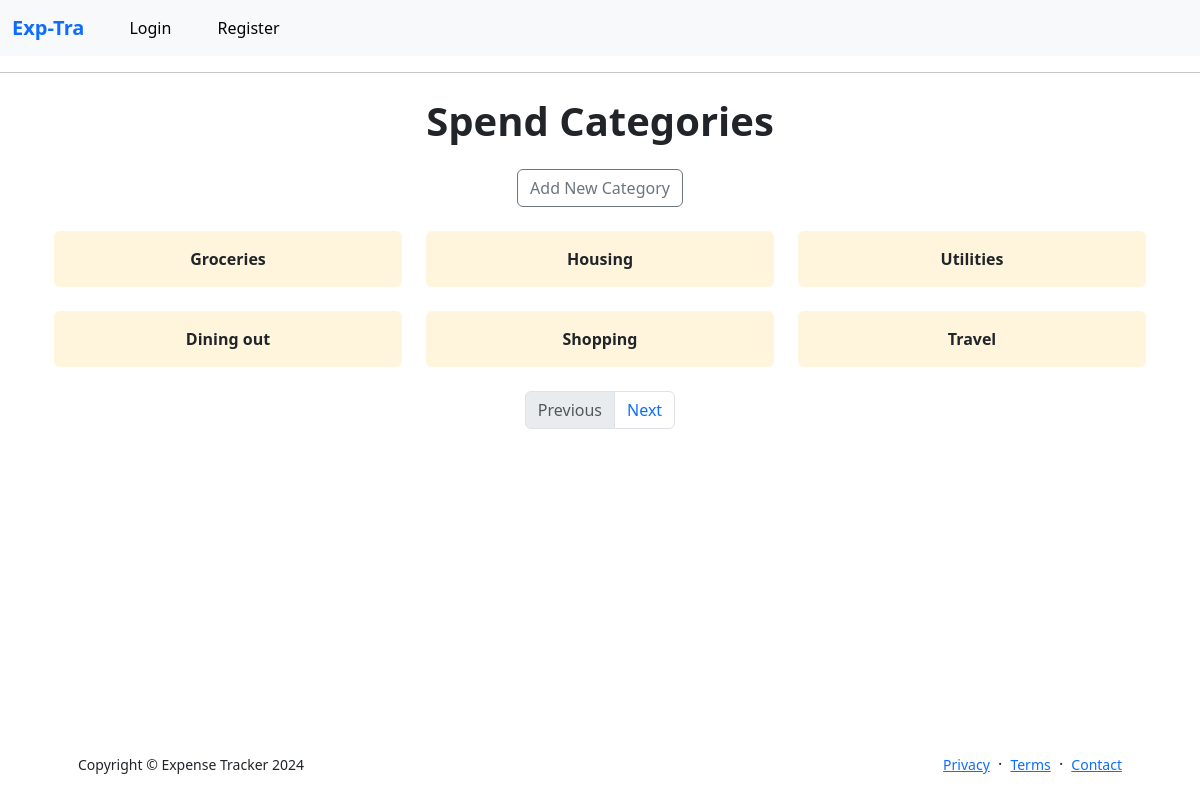
The page /categories on the database its author committed.
### app/models.py (models this page shows, shortened)
class Category(db.Model):
    id: so.Mapped[int] = so.mapped_column(primary_key=True)
    name: so.Mapped[str] = so.mapped_column(sa.String(140))
    expenses = db.relationship('Expense', backref='category', lazy=True)

### app/main/routes.py (the view, shortened to what this page needs)
@bp.route('/categories', methods=['GET', 'POST'])
def categories():
    page = request.args.get('page', 1, type=int)
    categories = Category.query.paginate(page=page, per_page=current_app.config['CATEGORY_PER_PAGE'], error_out=False)
    next_url = url_for('main.categories', page=categories.next_num) if categories.has_next else None
    prev_url = url_for('main.categories', page=categories.prev_num) if categories.has_prev else None
    form = AddCategoryForm()
    return render_template('categories.html', title='Spend Categories', form=form, categories=categories.items,
                           next_url=next_url, prev_url=prev_url)

### app/templates/categories.html (shortened to what this page needs)
{% extends "base.html" %}
{% block content %}
<div class="container">
    <h1 class="my-4 fw-bolder text-center">Spend Categories</h1>
    <div class="row justify-content-center">
        <div class="col-md-6">
            <button type="button" class="btn btn-outline-secondary mb-4 d-block mx-auto" data-bs-toggle="modal"
                    data-bs-target="#addCategoryModal">
                Add New Category
            </button>
        </div>
    </div>
    <div class="row row-cols-1 row-cols-md-3 g-4">
        {% for category in categories %}
        <div class="col">
            <div class="card h-100 border-0">
                <a href="{{ url_for('main.category_expenses', category_id=category.id) }}" class="card-body d-flex align-items-center justify-content-center text-decoration-none" style="color: inherit;">
                    <p class="card-text m-0 fw-bold">{{ category.name|capitalize }}</p>
                </a>
            </div>
        </div>
        {% endfor %}
    </div>
    <div class="row justify-content-center mt-4">
        <div class="col">
            <nav aria-label="Page navigation">
                <ul class="pagination justify-content-center">
                    {% if prev_url %}
                    <li class="page-item">
                        <a class="page-link" href="{{ prev_url }}">Previous</a>
                    </li>
                    {% else %}
                    <li class="page-item disabled">
                        <span class="page-link">Previous</span>
                    </li>
                    {% endif %}
                    {% if next_url %}
                    <li class="page-item">
                        <a class="page-link" href="{{ next_url }}">Next</a>
                    </li>
                    {% else %}
                    <li class="page-item disabled">
                        <span class="page-link">Next</span>
                    </li>
                    {% endif %}
                </ul>
            </nav>
        </div>
    </div>
</div>
{% endblock %}

### app/templates/categories.html (style rules this page uses)
.card { transition: all 0.3s ease; background-color: rgba(255, 205, 86, 0.2); }

### rows shown on the page
Category: name "Groceries"
Category: name "Housing"
Category: name "Utilities"
Category: name "Dining out"
Category: name "Shopping"
Category: name "Travel"
